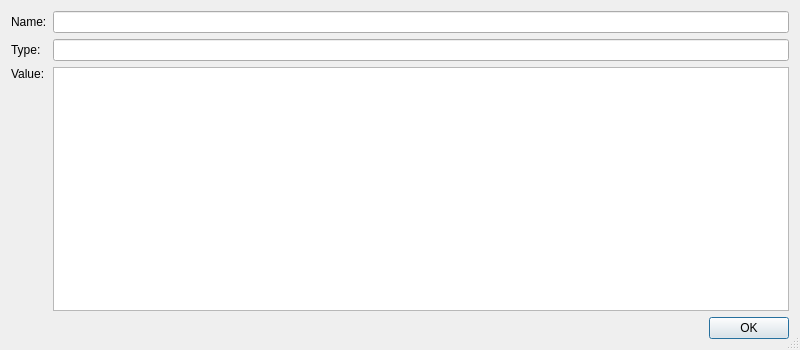
<ui version="4.0" >
 <class>VariableDetailDialog</class>
 <widget class="QDialog" name="VariableDetailDialog" >
  <property name="geometry" >
   <rect>
    <x>0</x>
    <y>0</y>
    <width>800</width>
    <height>350</height>
   </rect>
  </property>
  <property name="windowTitle" >
   <string>Variable Details</string>
  </property>
  <property name="sizeGripEnabled" >
   <bool>true</bool>
  </property>
  <property name="modal" >
   <bool>true</bool>
  </property>
  <layout class="QGridLayout" >
   <item row="3" column="0" colspan="2" >
    <widget class="QDialogButtonBox" name="buttonBox" >
     <property name="orientation" >
      <enum>Qt::Horizontal</enum>
     </property>
     <property name="standardButtons" >
      <set>QDialogButtonBox::Ok</set>
     </property>
    </widget>
   </item>
   <item row="0" column="0" >
    <widget class="QLabel" name="TextLabel1" >
     <property name="text" >
      <string>Name:</string>
     </property>
    </widget>
   </item>
   <item row="1" column="1" >
    <widget class="QLineEdit" name="eType" >
     <property name="readOnly" >
      <bool>true</bool>
     </property>
    </widget>
   </item>
   <item row="0" column="1" >
    <widget class="QLineEdit" name="eName" >
     <property name="readOnly" >
      <bool>true</bool>
     </property>
    </widget>
   </item>
   <item row="1" column="0" >
    <widget class="QLabel" name="TextLabel2" >
     <property name="text" >
      <string>Type:</string>
     </property>
    </widget>
   </item>
   <item row="2" column="0" >
    <widget class="QLabel" name="TextLabel3" >
     <property name="text" >
      <string>Value:</string>
     </property>
     <property name="alignment" >
      <set>Qt::AlignTop</set>
     </property>
    </widget>
   </item>
   <item row="2" column="1" >
    <widget class="QTextEdit" name="eValue" >
     <property name="readOnly" >
      <bool>true</bool>
     </property>
     <property name="acceptRichText" >
      <bool>false</bool>
     </property>
    </widget>
   </item>
  </layout>
 </widget>
 <pixmapfunction>qPixmapFromMimeSource</pixmapfunction>
 <tabstops>
  <tabstop>eName</tabstop>
  <tabstop>eType</tabstop>
  <tabstop>eValue</tabstop>
 </tabstops>
 <resources/>
 <connections>
  <connection>
   <sender>buttonBox</sender>
   <signal>accepted()</signal>
   <receiver>VariableDetailDialog</receiver>
   <slot>accept()</slot>
   <hints>
    <hint type="sourcelabel" >
     <x>19</x>
     <y>260</y>
    </hint>
    <hint type="destinationlabel" >
     <x>22</x>
     <y>280</y>
    </hint>
   </hints>
  </connection>
  <connection>
   <sender>buttonBox</sender>
   <signal>rejected()</signal>
   <receiver>VariableDetailDialog</receiver>
   <slot>reject()</slot>
   <hints>
    <hint type="sourcelabel" >
     <x>106</x>
     <y>258</y>
    </hint>
    <hint type="destinationlabel" >
     <x>106</x>
     <y>280</y>
    </hint>
   </hints>
  </connection>
 </connections>
</ui>
